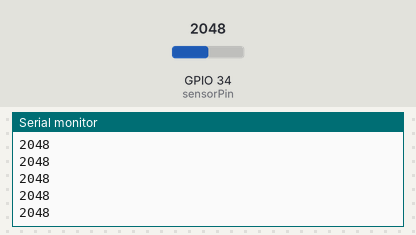
Simulated run of this sketch. Board: ESP32. On the bench: the last lines printed to the serial monitor. The test bench sets the inputs (shaded band); at power-on: GPIO 34 (sensorPin) = 2048.

Above: at 1.2 s.
1.3 s: GPIO 34 (sensorPin) set to 2866
At 1.32 s:
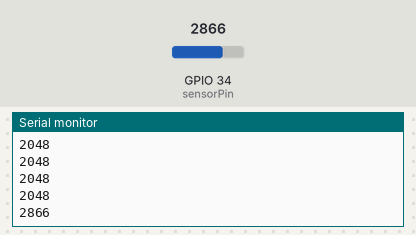
2.8 s: GPIO 34 (sensorPin) set to 3603
At 2.82 s:
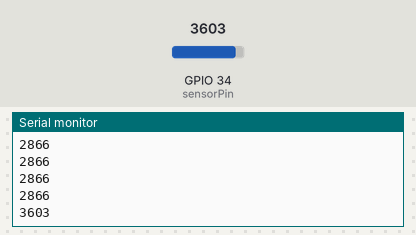
Timing chart, 0 to 5.8 s (numbered marks = the images above; inputs shaded):
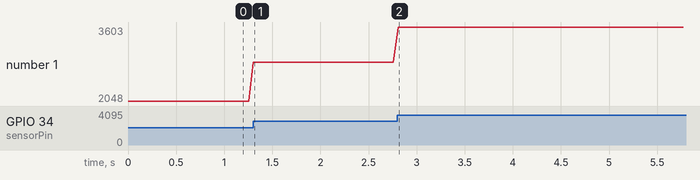

Measured:
- after the input at 1.3 s, the serial monitor: prints a new line at once (image 1)
- after the input at 2.8 s, the serial monitor: prints a new line at once (image 2)
- plotted number 1: 2048 → 2866 after the input at 1.3 s, 2866 → 3603 after the input at 2.8 s

The sketch:

HEARTRATE.ino
```cpp
int sensorPin = 34; // ขาที่ต่อเซ็นเซอร์ อาจจะเป็น 35 36 หรือ 39 ก็ได้
int heart = 0;

void setup() {
   Serial.begin(115200);
}

void loop() {
    heart = analogRead(sensorPin);
    Serial.println(heart);

    delay(50);
    // ระยะเวลาในหน่วย millisecond หรือ 1/1000 ของ 1 วินาที เป็นระยะห่างของการแสดงผลแต่ละครั้ง
}
```
